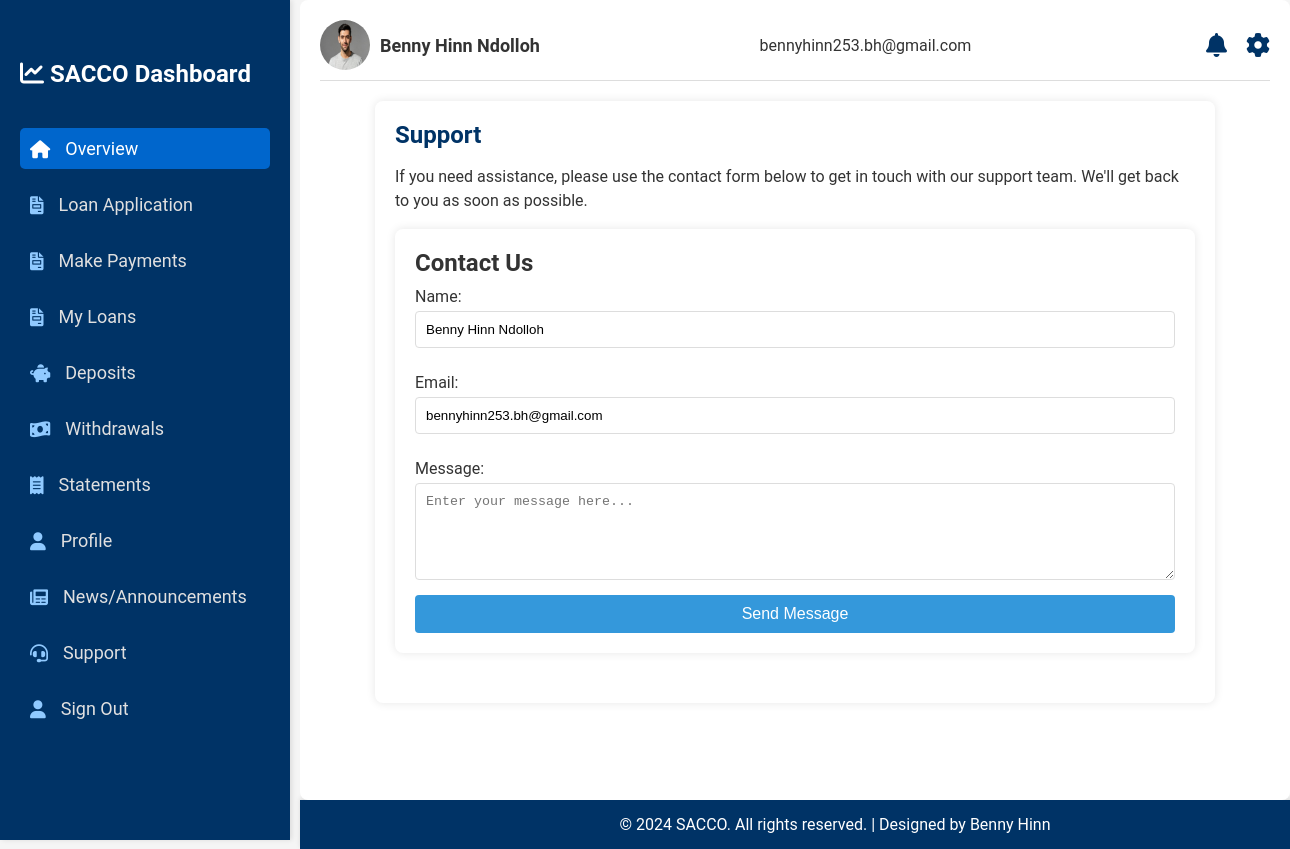
The page /contact (signed in) on the database as committed earlier.
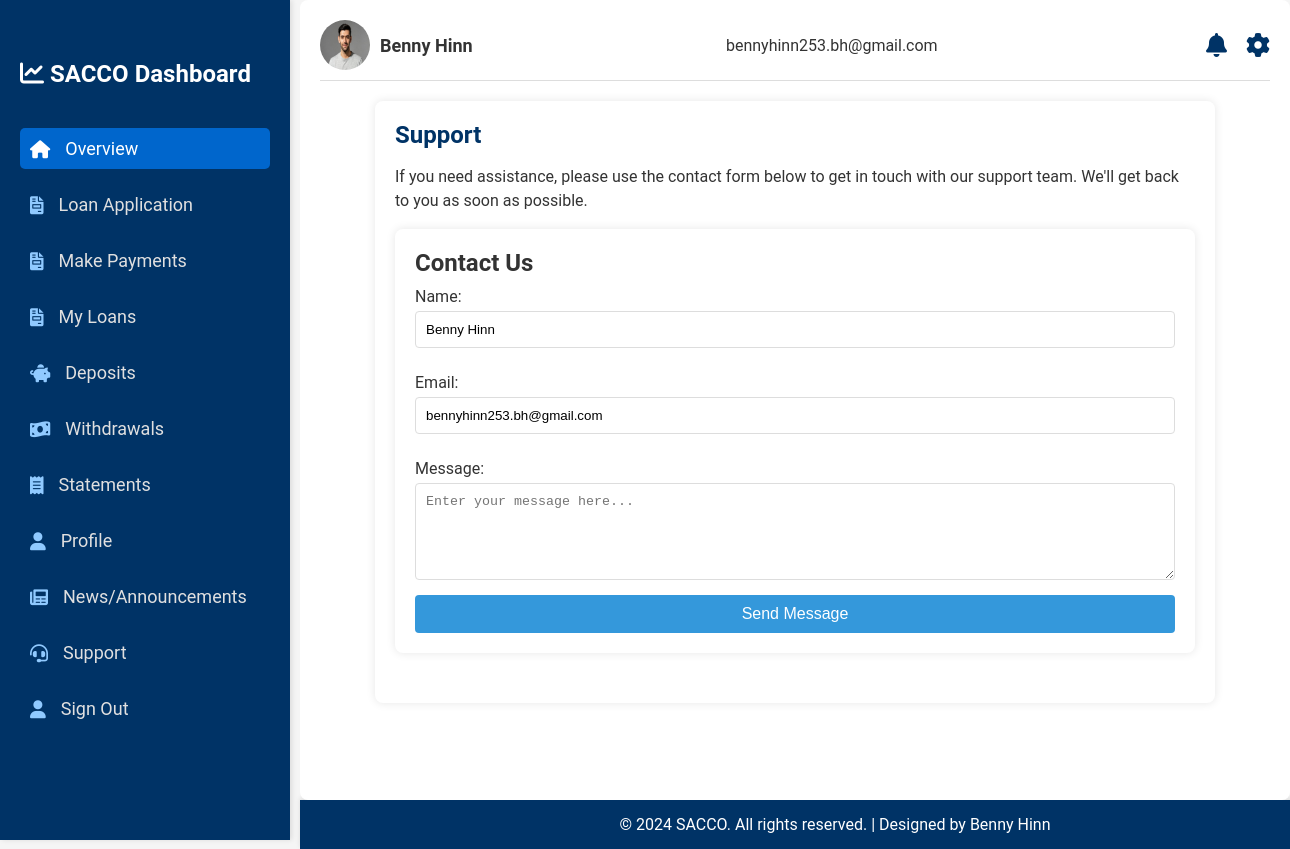
The same page on the database as committed later.
### main_app/models.py (models this page shows, shortened)
class Admin_personalData(db.Model):
    id = db.Column(db.Integer, primary_key=True)
    admin_id = db.Column(db.String, db.ForeignKey('admin.admin_id'), nullable=False)  # Foreign Key
    admin = db.relationship('Admin', back_populates='personal_data', lazy=True)
    surname = db.Column(db.String(30), unique=True, nullable=False)
    other_names = db.Column(db.String(120), unique=True, nullable=False)
    dob = db.Column(db.String(20), nullable=False)
    id_number = db.Column(db.Integer, unique=True, nullable=False)
    telephone_no = db.Column(db.String(20), unique=True, nullable=False)
    address = db.Column(db.String(50), nullable=False)
    postal_code= db.Column(db.Integer, nullable=False)
    gender= db.Column(db.String(5), nullable=False)
    user_profile = db.Column(db.String(20), nullable=False, default="user.jpeg")
    id_profile = db.Column(db.String(20), nullable=False, default="user.jpeg")

class Admin(db.Model, UserMixin):
    admin_id = db.Column(db.String(10), primary_key=True)
    personal_data = db.relationship('Admin_personalData', back_populates='admin', uselist=False)
    username = db.Column(db.String(30), unique=True, nullable=False)
    email = db.Column(db.String(120), unique=True, nullable=False)
    role = db.Column(db.String(6), nullable=False)
    password = db.Column(db.String, nullable=False)

### main_app/routes.py (the view, shortened to what this page needs)
@app.route('/contact', methods=['GET', 'POST'])
def contact():
    return render_template('user/support.html')

### main_app/models.py (called while the page is built)
@login_manager.user_loader
def load_user(user_id):
    user_id = str(user_id)
    if user_id.startswith('user_'):
        return User.query.get(user_id)
    elif user_id.startswith('admin_'):
        return Admin.query.get(user_id)
    return None  # Return None if no user/admin is found

### main_app/templates/user/support.html
{% extends "user/layout.html" %}
{% block content %}
<div class="support">
    <h1>Support</h1>
    <p>If you need assistance, please use the contact form below to get in touch with our support team. We'll get back to you as soon as possible.</p>
    <div class="contact-form">
        <h2>Contact Us</h2>
        <form method="post" action="{{ url_for('contact') }}">
            <label for="name">Name:</label>
            <input type="text" id="name" name="name" value="{{ current_user.personal_data.other_names }} {{ current_user.personal_data.surname }}" readonly>
            <label for="email">Email:</label>
            <input type="email" id="email" name="email" value="{{ current_user.email }}" readonly>
            <label for="message">Message:</label>
            <textarea id="message" name="message" rows="5" placeholder="Enter your message here..." required></textarea>
            <button type="submit">Send Message</button>
        </form>
    </div>
</div>
{% endblock content %}

### main_app/templates/user/layout.html (shortened to what this page needs)
<!DOCTYPE html>
<html lang="en">
<head>
    {% block head %}
    <link rel="stylesheet" href="{{ url_for('static', filename='/css/styles.css') }}">
    <link rel="stylesheet" href="https://cdnjs.cloudflare.com/ajax/libs/font-awesome/6.0.0-beta3/css/all.min.css">
    {% endblock %}
</head>
<body>
    <div class="dashboard">
        <div class="sidebar">
            <h2><i class="fas fa-chart-line"></i> SACCO Dashboard</h2>
                <ul>
                    <li><a href="{{ url_for('home') }}" class="active"><i class="fas fa-home"></i> Overview</a></li>
                    <li><a href="{{ url_for('application') }}"><i class="fas fa-file-invoice"></i> Loan Application</a></li>
                    <li><a href="{{ url_for('repay_loan') }}"><i class="fas fa-file-invoice"></i> Make Payments </a></li>
                    <li><a href="{{ url_for('loan_application_status') }}"><i class="fas fa-file-invoice"></i> My Loans </a></li>
                    <li><a href="{{ url_for('deposit') }}"><i class="fas fa-piggy-bank"></i> Deposits</a></li>
                    <li><a href="{{ url_for('withdrawals') }}"><i class="fas fa-money-bill-wave"></i> Withdrawals</a></li>
                    <li><a href="{{ url_for('statements') }}"><i class="fas fa-receipt"></i> Statements</a></li>
                    <li><a href="{{ url_for('profile') }}"><i class="fas fa-user"></i> Profile</a></li>
                    <li><a href="{{ url_for('news') }}"><i class="fas fa-newspaper"></i> News/Announcements</a></li>
                    <li><a href="{{ url_for('support') }}"><i class="fas fa-headset"></i> Support</a></li>
                    <li><a href="{{ url_for('logout') }}"><i class="fas fa-user"></i> Sign Out</a></li>
                </ul>
        </div>
        <div class="main-content">
            <header>
                <div class="user-info">
                    {% if current_user.personal_data %}
                    <img src="{{ url_for('static', filename='assets/' + current_user.personal_data.user_profile) }}"
                        alt="User" class="user-icon">
                    {% else %}
                    <img src="{{ url_for('static', filename='assets/user.jpeg') }}" alt="User" class="user-icon">
                    {% endif %}
                    {% if current_user.personal_data %}
                    <span class="user-name">{{ current_user.personal_data.other_names ~ ' ' ~ current_user.personal_data.surname }}</span>
                    {% else %}
                    <span class="user-name">{{ current_user.username }}</span>
                    {% endif %}
                </div>
                <div class="user-email">{{ current_user.email }}</div>
                <div class="header-icons">
                    <a href="{{ url_for('news') }}"><i class="notification-icon fas fa-bell"></i></a>
                    <a href="{{ url_for('profile') }}"><i class="settings-icon fas fa-cog"></i></a>
                </div>
            </header>
            {% block content %}{% endblock %}
        </div>
    </div>
    <footer>
        <p>© 2024 SACCO. All rights reserved. | Designed by Benny Hinn</p>
    </footer>
</body>
</html>

### main_app/static/css/styles.css (style rules this page uses)
body { font-family: 'Roboto', sans-serif; margin: 0; padding: 0; color: #333; background-color: #f5f5f5; }
a { text-decoration: none; color: inherit; }
h1, h2, h3, h4, h5, h6 { margin: 0; padding: 0; }
.dashboard { display: flex; min-height: 100vh; }
.sidebar { width: 250px; background-color: #003366; color: #fff; height: 100vh; padding: 20px; box-shadow: 2px 0 5px rgba(0, 0, 0, 0.1); position: fixed; top: 0; left: 0; transition: width 0.3s ease; }
.sidebar h2 { margin-top: 40px; font-size: 24px; margin-bottom: 40px; }
.sidebar ul { list-style: none; padding: 0; }
.sidebar ul li { margin: 15px 0; }
.sidebar ul li a { color: #e0e0e0; font-size: 18px; display: flex; align-items: center; padding: 10px; border-radius: 5px; transition: background-color 0.3s ease, color 0.3s ease; }
.sidebar ul li a i { margin-right: 15px; color: #90caff; }
.sidebar ul li a.active { background-color: #0066cc; color: #fff; }
.sidebar ul li a.active i { color: #fff; }
.main-content { flex-grow: 1; margin-left: 300px; padding: 20px; background-color: #fff; border-radius: 8px; }
header { display: flex; justify-content: space-between; align-items: center; margin-bottom: 20px; border-bottom: 1px solid #ddd; padding-bottom: 10px; }
.user-info { display: flex; align-items: center; }
.user-info .user-icon { width: 50px; height: 50px; border-radius: 50%; margin-right: 10px; }
.user-info .user-name { font-size: 18px; font-weight: bold; }
.header-icons i { font-size: 24px; margin-left: 15px; cursor: pointer; color: #003366; transition: color 0.3s ease, transform 0.3s ease; }
.transactions, .loan-application, .deposits, .savings, .statements, .notifications, .profile, .news, .support { background-color: #fff; padding: 20px; border-radius: 8px; box-shadow: 0 0 10px rgba(0, 0, 0, 0.1); margin-bottom: 20px; }
.transactions h1, .loan-application h1, .deposits h1, .savings h1, .statements h1, .notifications h1, .profile h1, .news h1, .support h1 { font-size: 24px; color: #003366; margin-bottom: 15px; }
.transactions p, .loan-application p, .deposits p, .savings p, .statements p, .notifications p, .profile p, .news p, .support p { font-size: 16px; line-height: 1.5; }
footer { background-color: #003366; color: #fff; text-align: center; padding: 15px; margin-left: 300px; width: calc(100% - 250px); bottom: 0; left: 250px; box-shadow: 0 -2px 5px rgba(0, 0, 0, 0.1); transition: left 0.3s ease, width 0.3s ease; }
footer p { margin: 0; }
button { padding: 12px 20px; background-color: #003366; color: #fff; border: none; border-radius: 8px; cursor: pointer; font-size: 16px; transition: background-color 0.3s ease; }
.support { max-width: 800px; margin: 0 auto; padding: 20px; }
.contact-form { background: #fff; padding: 20px; border-radius: 8px; box-shadow: 0 0 10px rgba(0, 0, 0, 0.1); margin-bottom: 30px; }
.contact-form h2 { margin-top: 0; }
.contact-form form { display: flex; flex-direction: column; }
.contact-form label { margin: 10px 0 5px; }
.contact-form input, .contact-form textarea { padding: 10px; border: 1px solid #ddd; border-radius: 4px; margin-bottom: 15px; }
.contact-form button { padding: 10px; background-color: #3498db; color: #fff; border: none; border-radius: 4px; cursor: pointer; }

Rows that differ between the two databases and show on the page:
changed Admin_personalData: personal_data "Benny Hinn Ndolloh" → "Benny Hinn"; name "Benny Hinn Ndolloh" → "Benny Hinn"
